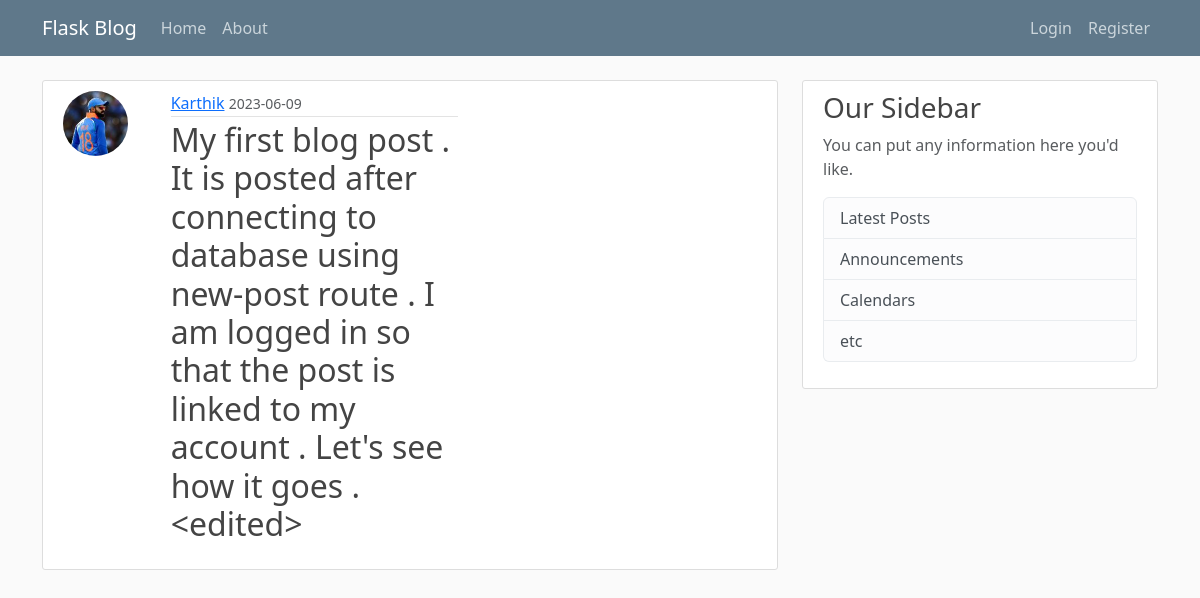
/post/1, run on the app's committed database.
### flaskblog/models.py (models this page shows, shortened)
class User(db.Model, UserMixin):
    id = db.Column(db.Integer, primary_key = True)
    username = db.Column(db.String(20), unique= True , nullable=False)
    email = db.Column(db.String(120), unique= True , nullable=False)
    image_file = db.Column(db.String(20) , nullable=False, default='default.jpg')
    password = db.Column(db.String(60), nullable =False)
    posts = db.relationship('Post', backref='author', lazy=True)

class Post(db.Model):
    id = db.Column(db.Integer, primary_key = True)
    title = db.Column(db.String(100), nullable=False   )
    date_posted = db.Column(db.DateTime, nullable=False, default=datetime.utcnow )
    content = db.Column(db.Text, nullable = False)
    user_id = db.Column(db.Integer, db.ForeignKey('user.id'), nullable=False)

### flaskblog/posts/routes.py (the view)
@posts.route('/post/<int:post_id>')
def post(post_id):
    post = Post.query.get_or_404(post_id)
    return render_template('post.html' , title=post.title, post=post)

### flaskblog/templates/post.html (shortened to what this page needs)
{% extends "layout.html" %}
{% block content %}
    <article class="media content-section">
      <div class="row">
        <div class="col-md-2">
          <img class="rounded-circle article-img" src="{{ url_for('static', filename='profile_pics/' + post.author.image_file) }}" alt="" style="max-width: 100%;">
        </div>
        <div class="col-md-5" style="padding-left: 0px;">
          <div class="media-body">
            <div class="article-metadata">
              <a class="mr-2" href="{{url_for('users.user_posts', username=post.author.username)}}">{{ post.author.username }}</a>
              <small class="text-muted">{{ post.date_posted.strftime('%Y-%m-%d') }}</small>
            </div>
            <h2 class="article-title> {{ post.title }}</h2>
            <p class="article-content">{{ post.content }}</p>
          </div>
        </div>
      </div>
    </article>
{% endblock content %}

### flaskblog/static/main.css (style rules this page uses)
body { background: #fafafa; color: #333333; margin-top: 5rem; }
h1, h2, h3, h4, h5, h6 { color: #444444; }
.content-section { background: #ffffff; padding: 10px 20px; border: 1px solid #dddddd; border-radius: 3px; margin-bottom: 20px; }
.article-img { height: 65px; width: 65px; margin-right: 16px; }
.article-metadata { padding-bottom: 1px; margin-bottom: 4px; border-bottom: 1px solid #e3e3e3 }

### data on the page
User: image_file (picture), author.username "Karthik"
Post: date_posted "2023-06-09", content "My first blog post . It is posted after connecting to database using new-post route . I am logged in so that the post is linked to my account . Let's see how it goes . <edited>"
